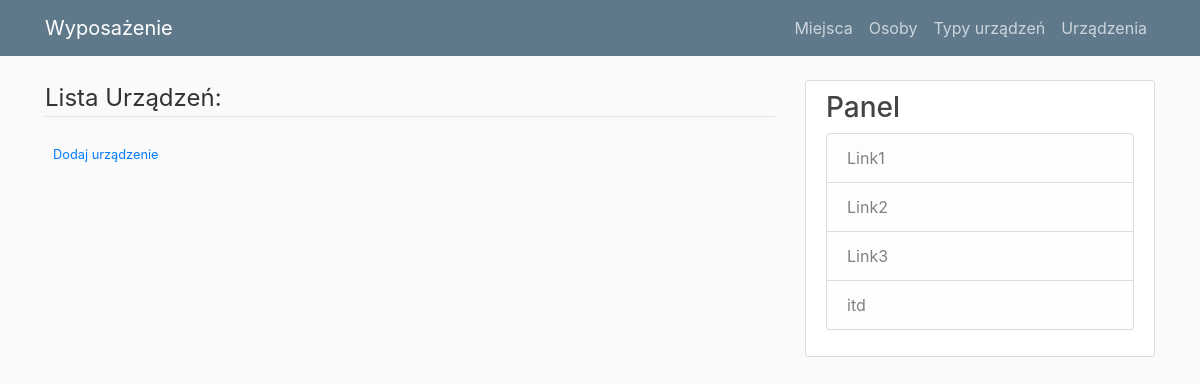
Page /home on the earlier database version.
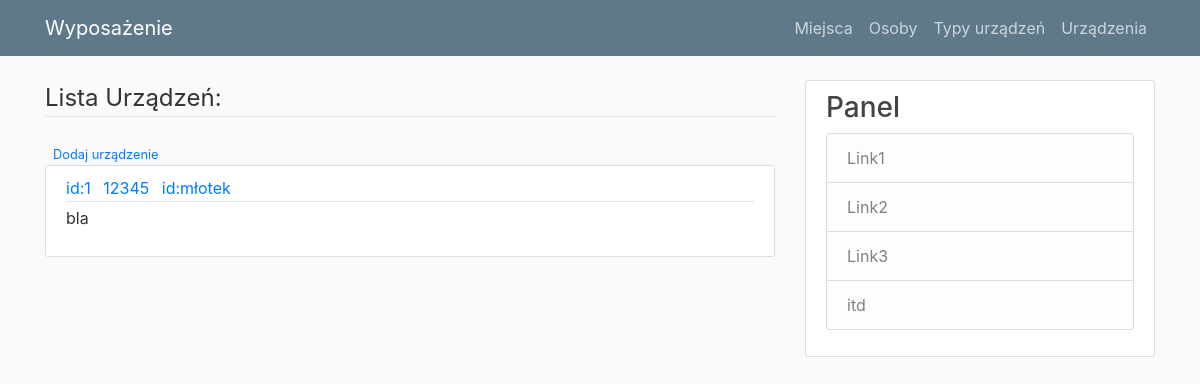
Same page on the later database version.
### wyposazenie/models.py (models this page shows)
class Urzadzenia(db.Model):
    id_urzadzenie = db.Column(db.Integer, primary_key = True)
    nr_seryjny = db.Column(db.String(60))
    nazwa_urzadzenia = db.Column(db.String(60), unique = True)
    id_miejsce = db.Column(db.Integer, db.ForeignKey("miejsca.id_miejsce"), nullable = False)
    id_osoba = db.Column(db.Integer, db.ForeignKey("osoby.id_osoba"), nullable=False)
    opis = db.Column(db.String(150))
    id_typ_urzadzenia = db.Column(db.Integer, db.ForeignKey("typy_urzadzen.id_typ_urzadzenia"), nullable=False)

### wyposazenie/routes.py (the view)
@app.route("/")
@app.route("/home")
def home():
    urzadzenia_query = Urzadzenia.query.all()
    return render_template('pokaz_urzadzenia.html', urzadzenia=urzadzenia_query)

### wyposazenie/templates/pokaz_urzadzenia.html
{% extends "layout.html" %}
{% block content %}
<legend class="border-bottom mb-4">Lista Urządzeń:</legend>
<div>
    <small class="text muted">
        <a class="ml-2" href="{{ url_for('dodajurzadzenie') }}">Dodaj urządzenie</a>
    </small>
</div>
{% for urzadzenie in urzadzenia %}
<article class="media content-section">
    <div class="media-body">
        <div class="article-metadata">
            <a class="mr-2" href="">id:{{urzadzenie.id_urzadzenie}}</a>
            <a class="mr-2" href="#">{{urzadzenie.nr_seryjny}}</a>
            <a class="mr-2" href="">id:{{urzadzenie.nazwa_urzadzenia}}</a>
        </div>
        <p class="article-content">{{ urzadzenie.opis }}</p>
    </div>
</article>
{% endfor %}
{%  endblock content %}

### wyposazenie/templates/layout.html (shortened to what this page needs)
<!DOCTYPE html>
<head>
    <link rel="stylesheet" href="https://stackpath.bootstrapcdn.com/bootstrap/4.4.1/css/bootstrap.min.css"
>
    <link rel="stylesheet" type="text/css" href="{{ url_for('static', filename='main.css') }}">
</head>
<body>
<header class="site-header">
    <nav class="navbar navbar-expand-md navbar-dark bg-steel fixed-top">
        <div class="container">
            <a class="navbar-brand mr-4" href="/">Wyposażenie</a>
            <div class="collapse navbar-collapse" id="navbarToggle">
                <div class="navbar-nav">
                    <a class="nav-item nav-link" href="/pokazmiejsca">Miejsca</a>
                </div>
                <div class="navbar-nav">
                    <a class="nav-item nav-link" href="/pokazosoby">Osoby</a>
                </div>
                <div class="navbar-nav">
                    <a class="nav-item nav-link" href="/pokaztypyurzadzen">Typy urządzeń</a>
                </div>
                <div class="navbar-nav">
                    <a class="nav-item nav-link" href="/pokazurzadzenia">Urządzenia</a>
                </div>
            </div>
        </div>
    </nav>
</header>
<main role="main" class="container">
    <div class="row">
        <div class="col-md-8">
            {% block content %}{% endblock %}
        </div>
        <div class="col-md-4">
            <div class="content-section">
                <h3>Panel</h3>
                <ul class="list-group">
                    <li class="list-group-item list-group-item-light">Link1</li>
                    <li class="list-group-item list-group-item-light">Link2</li>
                    <li class="list-group-item list-group-item-light">Link3</li>
                    <li class="list-group-item list-group-item-light">itd</li>
                </ul>
            </div>
        </div>
    </div>
</main>
</body>
</html>

### wyposazenie/static/main.css (style rules this page uses)
body { background: #fafafa; color: #333333; margin-top: 5rem; }
h1, h2, h3, h4, h5, h6 { color: #444444; }
.bg-steel { background-color: #5f788a; }
.site-header .navbar-nav .nav-link { color: #cbd5db; }
.content-section { background: #ffffff; padding: 10px 20px; border: 1px solid #dddddd; border-radius: 3px; margin-bottom: 20px; }
.article-content { white-space: pre-line; }
.article-metadata { padding-bottom: 1px; margin-bottom: 4px; border-bottom: 1px solid #e3e3e3 }

Differences in the rows shown:
added Urzadzenia: id_urzadzenie "1", nr_seryjny "12345", nazwa_urzadzenia "młotek", opis "bla"
